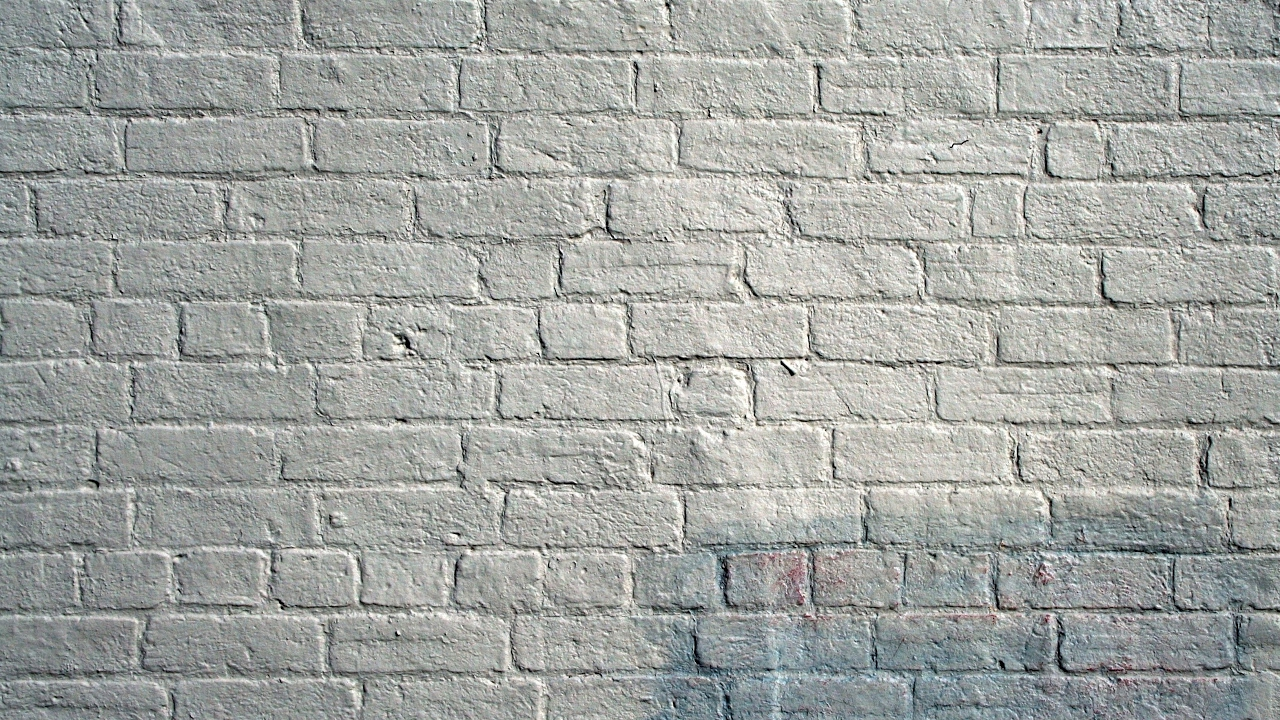
#> input picture 01_sandbox/wall.jpg, 1280 x 720 px
$ python graffiti.py
#> lines starting #> are read from the running program, lines starting #| are printed output that depends on the picture; after the words box and inside, x2 and y2 are one past the last pixel; in counts of white or black regions, pixels touching at a corner belong together
import cv2
import matplotlib.pyplot as plt
import random

wall = cv2.imread('wall.jpg')
#> wall is the input picture: shape (720, 1280, 3); mean B, G, R 161.4, 165, 162
graffiti = wall.copy()
visota = graffiti.shape[0] # y
#> visota = 720
shirina = graffiti.shape[1] # x
#> shirina = 1280

print(f'Высота: {visota}, Ширина: {shirina}') # размерность фотографии
#| Высота: 720, Ширина: 1280
# прямоугольник
cv2.rectangle(graffiti, \
              (int(0.2*shirina), int(0.2*visota)), \
                (int(0.8*shirina), int(0.8*visota)), \
                    (255, 0, 0), -1)
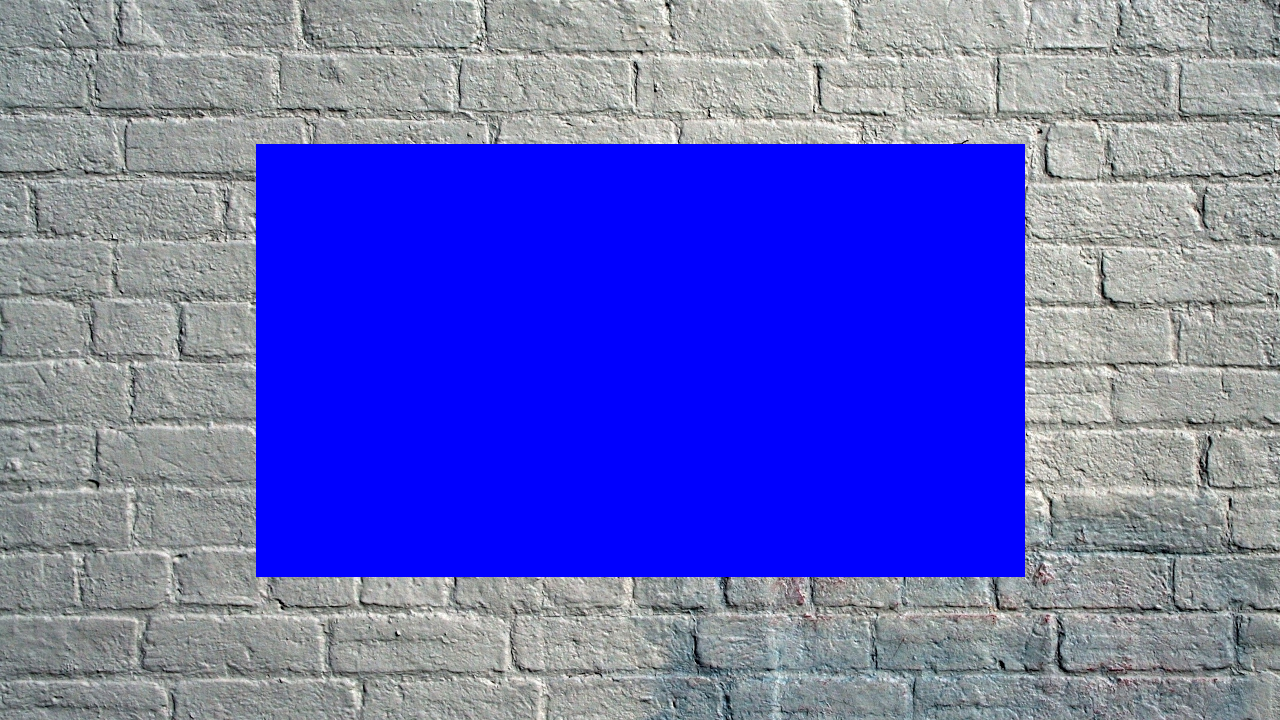
#> graffiti: shape (720, 1280, 3); mean B, G, R 191.3, 100.7, 98.1
# рамка
cv2.rectangle(graffiti, \
              (int(0.18*shirina), int(0.18*visota)), \
                (int(0.82*shirina), int(0.82*visota)), \
                    (0, 0, 240), thickness=8)
cv2.rectangle(graffiti, \
              (int(0.14*shirina), int(0.14*visota)), \
                (int(0.86*shirina), int(0.86*visota)), \
                    (255, 180, 0), thickness=10)
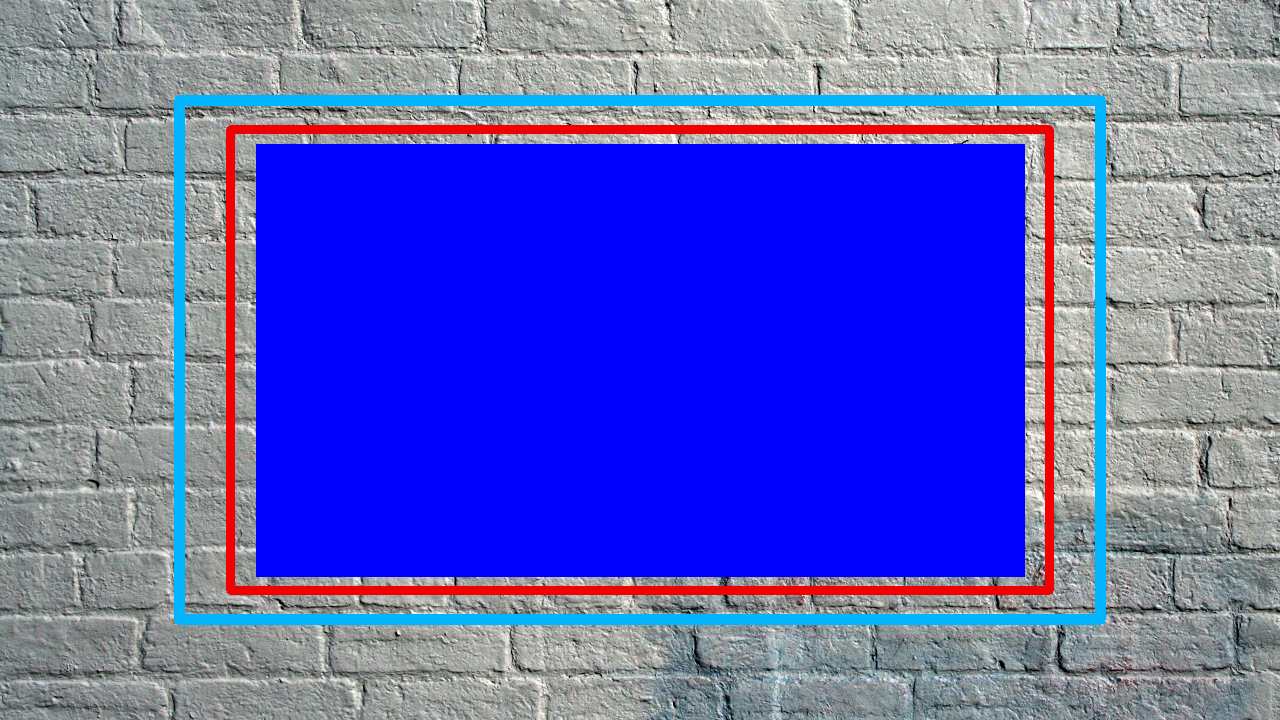
#> graffiti: shape (720, 1280, 3); mean B, G, R 190.3, 96.9, 94.2
# координаты центров кружков

# кружки
for _ in range(random.choice(range(5, 15))):
    # Сделай так
    x_min = int(0.2 * shirina)   # левая граница прямоугольника
    x_max = int(0.8 * shirina)   # правая граница
    x_coor = random.randint(x_min, x_max)

    y_min = int(0.2 * visota)
    y_max = int(0.8 * visota)
    y_coor = random.randint(y_min, y_max)
    cv2.circle(graffiti, \
               center=(x_coor, y_coor), \
                radius=random.choice(range(20, 80)), \
                    color=(random.choice(range(0, 256)), random.choice(range(0, 256)), random.choice(range(0, 256))), \
                        thickness=-1)
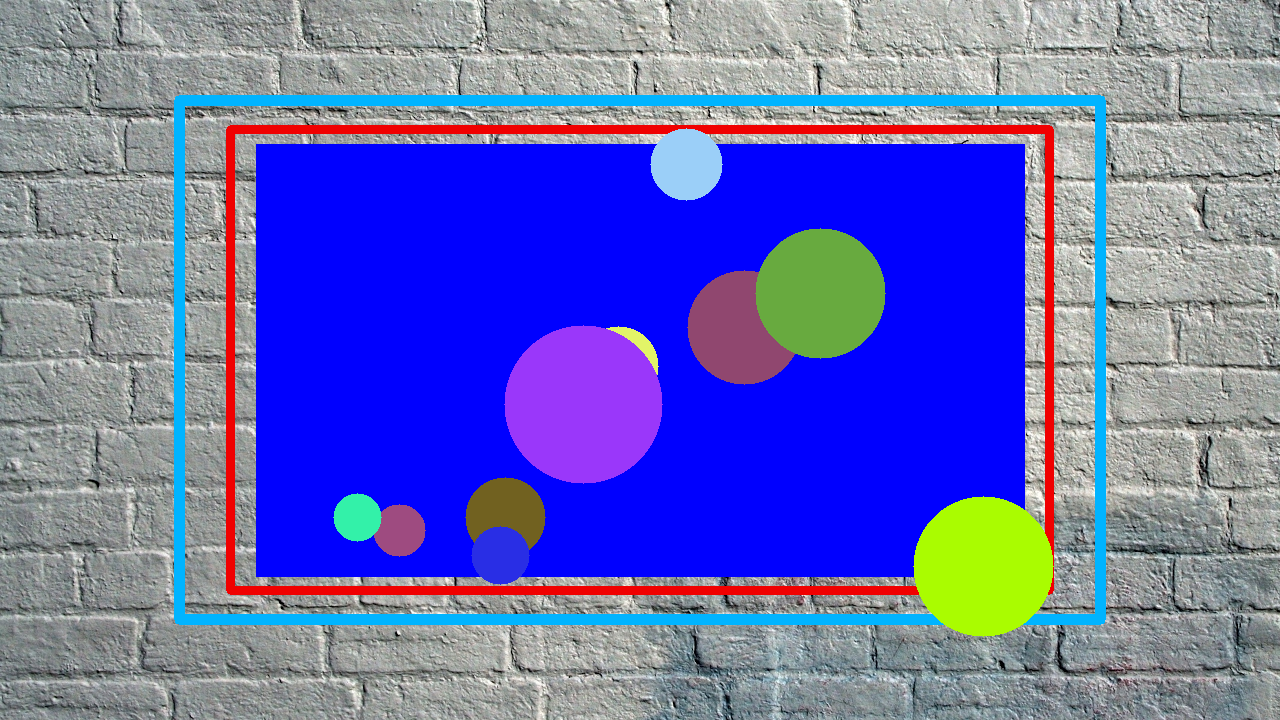
#> graffiti: shape (720, 1280, 3); 7.71% of pixels changed, all inside (x1, y1, x2, y2) = (333, 128, 1054, 637)


# def circle(
#     img: MatLike,
#     center: Point,
#     radius: int,
#     color: Scalar,
#     thickness: int = ...,
#     lineType: int = ...,
#     shift: int = ...
# текст
# def putText(
#     img: MatLike,
#     text: str,
#     org: Point,
#     fontFace: int,
#     fontScale: float,
#     color: Scalar,
#     thickness: int = ...,
#     lineType: int = ...,
#     bottomLeftOrigin: bool = ...
# ) -> MatLike: ...
text = 'Maksim, Vladyka Mira'

fontFace = cv2.FONT_HERSHEY_DUPLEX
#> fontFace = 2
fontScale = 1.5
color = (0, 0, 0)
thickness = 2

# размеры рамки текста
(shir_ramki, vis_ramki), _ = cv2.getTextSize(text, fontFace, fontScale, thickness)
#> shir_ramki = 533; vis_ramki = 32
print(f"Ширина текста: {shir_ramki} px") # Ширина текста: 533 px
#| Ширина текста: 533 px
print(f"Высота текста: {vis_ramki} px") # Высота текста: 32 px
#| Высота текста: 32 px
# def getTextSize(
#     text: str,
#     fontFace: int,
#     fontScale: float,
#     thickness: int

org = (int((shirina - shir_ramki) // 2), int((vis_ramki + visota) // 2))
#> org = (373, 376)
cv2.putText(graffiti, text, org, fontFace, fontScale, color, thickness)
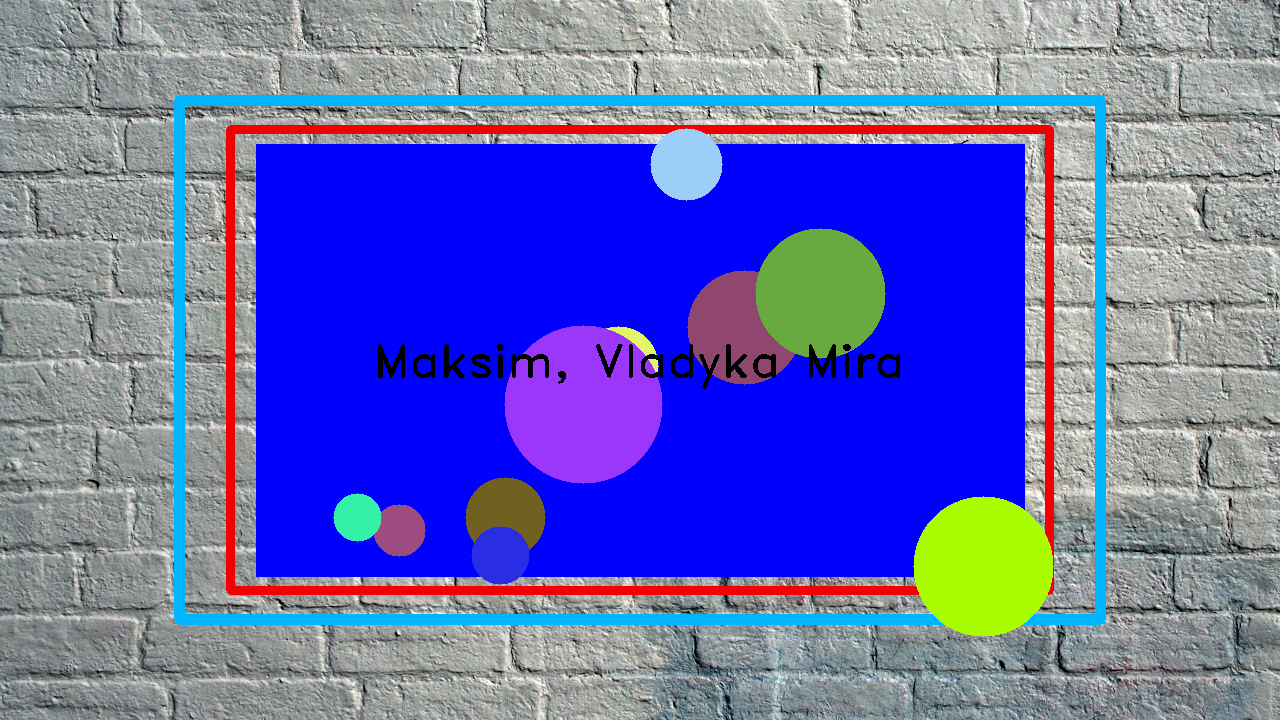
#> graffiti: shape (720, 1280, 3); 0.54% of pixels changed, all inside (x1, y1, x2, y2) = (378, 344, 900, 389)
cv2.imwrite('graffiti.jpg', graffiti)

plt.subplot(121)
plt.title('Before')
plt.imshow(wall[:, :, ::-1])

plt.subplot(122)
plt.title('After')
plt.imshow(graffiti[:, :, ::-1])

plt.show()
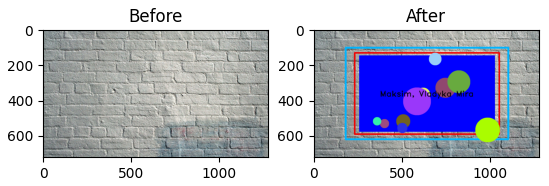
#> figure drawn by matplotlib, 2 panels
